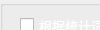
            <widget class="QWidget" name="page_2">
             <property name="geometry">
              <rect>
               <x>0</x>
               <y>0</y>
               <width>100</width>
               <height>30</height>
              </rect>
             </property>
             <attribute name="label">
              <string>统计分析</string>
             </attribute>
             <widget class="QGroupBox" name="groupBox_4">
              <property name="geometry">
               <rect>
                <x>0</x>
                <y>0</y>
                <width>331</width>
                <height>741</height>
               </rect>
              </property>
              <property name="styleSheet">
               <string notr="true">background-image: url(:/bg/bg/g1.png);
color: rgb(255, 255, 255);</string>
              </property>
              <property name="title">
               <string/>
              </property>
              <widget class="QCheckBox" name="StatisWordFreq">
               <property name="geometry">
                <rect>
                 <x>20</x>
                 <y>10</y>
                 <width>161</width>
                 <height>31</height>
                </rect>
               </property>
               <property name="font">
                <font>
                 <pointsize>10</pointsize>
                </font>
               </property>
               <property name="autoFillBackground">
                <bool>false</bool>
               </property>
               <property name="text">
                <string>根据统计词频绘图</string>
               </property>
               <property name="checked">
                <bool>false</bool>
               </property>
              </widget>
              <widget class="QWidget" name="layoutWidget_2">
               <property name="geometry">
                <rect>
                 <x>20</x>
                 <y>370</y>
                 <width>271</width>
                 <height>31</height>
                </rect>
               </property>
               <layout class="QHBoxLayout" name="horizontalLayout_9">
                <item>
                 <widget class="QPushButton" name="plotButton_4">
                  <property name="font">
                   <font>
                    <pointsize>12</pointsize>
                    <weight>50</weight>
                    <bold>false</bold>
                   </font>
                  </property>
                  <property name="styleSheet">
                   <string notr="true">border-radius: 10px;  
border: 2px groove gray; 
border-style: outset;</string>
                  </property>
                  <property name="text">
                   <string>绘制</string>
                  </property>
                 </widget>
                </item>
                <item>
                 <widget class="QPushButton" name="saveButton_3">
                  <property name="font">
                   <font>
                    <pointsize>12</pointsize>
                    <weight>50</weight>
                    <bold>false</bold>
                   </font>
                  </property>
                  <property name="styleSheet">
                   <string notr="true">border-radius: 10px;  
border: 2px groove gray; 
border-style: outset;</string>
                  </property>
                  <property name="text">
                   <string>保存</string>
                  </property>
                 </widget>
                </item>
               </layout>
              </widget>
             </widget>
            </widget>
